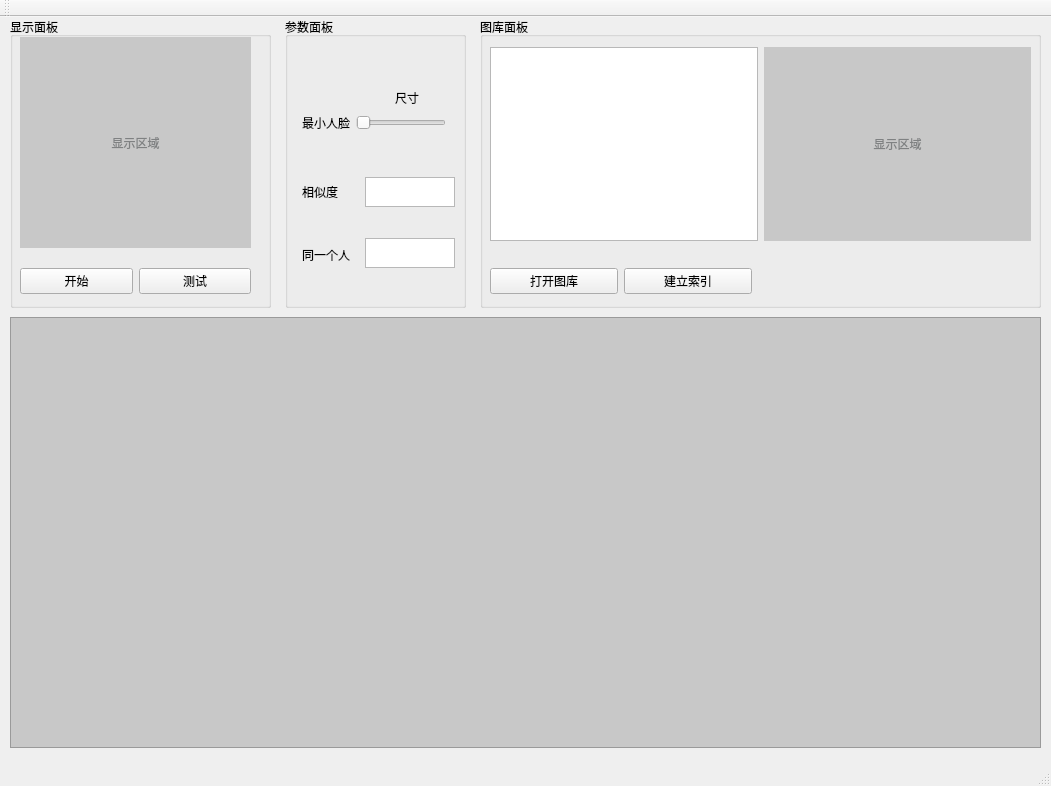
<?xml version="1.0" encoding="UTF-8"?>
<ui version="4.0">
 <class>MainWindow</class>
 <widget class="QMainWindow" name="MainWindow">
  <property name="windowModality">
   <enum>Qt::WindowModal</enum>
  </property>
  <property name="geometry">
   <rect>
    <x>0</x>
    <y>0</y>
    <width>1051</width>
    <height>786</height>
   </rect>
  </property>
  <property name="windowTitle">
   <string>COCSO VISION  </string>
  </property>
  <property name="layoutDirection">
   <enum>Qt::LeftToRight</enum>
  </property>
  <property name="autoFillBackground">
   <bool>false</bool>
  </property>
  <property name="dockOptions">
   <set>QMainWindow::AllowTabbedDocks|QMainWindow::AnimatedDocks</set>
  </property>
  <widget class="QWidget" name="centralwidget">
   <widget class="QGroupBox" name="groupBox_2">
    <property name="geometry">
     <rect>
      <x>480</x>
      <y>0</y>
      <width>561</width>
      <height>291</height>
     </rect>
    </property>
    <property name="title">
     <string>图库面板</string>
    </property>
    <widget class="QWidget" name="layoutWidget">
     <property name="geometry">
      <rect>
       <x>10</x>
       <y>30</y>
       <width>541</width>
       <height>194</height>
      </rect>
     </property>
     <layout class="QHBoxLayout" name="horizontalLayout_3">
      <item>
       <widget class="QListView" name="listView"/>
      </item>
      <item>
       <widget class="QLabel" name="previewImg">
        <property name="sizePolicy">
         <sizepolicy hsizetype="Expanding" vsizetype="Expanding">
          <horstretch>0</horstretch>
          <verstretch>0</verstretch>
         </sizepolicy>
        </property>
        <property name="autoFillBackground">
         <bool>false</bool>
        </property>
        <property name="styleSheet">
         <string notr="true">background-color: rgb(200, 200, 200);
border-color: qradialgradient(spread:pad, cx:0.5, cy:0.5, radius:0.5, fx:0.5, fy:0.5, stop:0 rgba(255, 235, 235, 206), stop:0.35 rgba(255, 188, 188, 80), stop:0.4 rgba(255, 162, 162, 80), stop:0.425 rgba(255, 132, 132, 156), stop:0.44 rgba(252, 128, 128, 80), stop:1 rgba(255, 255, 255, 0));
color: rgba(53, 57, 59, 128);</string>
        </property>
        <property name="text">
         <string>显示区域</string>
        </property>
        <property name="alignment">
         <set>Qt::AlignCenter</set>
        </property>
       </widget>
      </item>
     </layout>
    </widget>
    <widget class="QWidget" name="">
     <property name="geometry">
      <rect>
       <x>10</x>
       <y>240</y>
       <width>262</width>
       <height>48</height>
      </rect>
     </property>
     <layout class="QHBoxLayout" name="horizontalLayout_4">
      <item>
       <widget class="QPushButton" name="calibrateButton">
        <property name="text">
         <string>打开图库</string>
        </property>
        <property name="icon">
         <iconset resource="design.qrc">
          <normaloff>:/icons/calibrate1.png</normaloff>:/icons/calibrate1.png</iconset>
        </property>
        <property name="iconSize">
         <size>
          <width>32</width>
          <height>32</height>
         </size>
        </property>
        <property name="checkable">
         <bool>true</bool>
        </property>
       </widget>
      </item>
      <item>
       <widget class="QPushButton" name="recordButton">
        <property name="text">
         <string>建立索引</string>
        </property>
        <property name="icon">
         <iconset resource="design.qrc">
          <normaloff>:/icons/tracking.png</normaloff>:/icons/tracking.png</iconset>
        </property>
        <property name="iconSize">
         <size>
          <width>32</width>
          <height>32</height>
         </size>
        </property>
        <property name="checkable">
         <bool>true</bool>
        </property>
       </widget>
      </item>
     </layout>
    </widget>
   </widget>
   <widget class="QWidget" name="layoutWidget">
    <property name="geometry">
     <rect>
      <x>0</x>
      <y>0</y>
      <width>2</width>
      <height>2</height>
     </rect>
    </property>
    <layout class="QHBoxLayout" name="horizontalLayout_2"/>
   </widget>
   <widget class="QWidget" name="layoutWidget">
    <property name="geometry">
     <rect>
      <x>0</x>
      <y>0</y>
      <width>2</width>
      <height>2</height>
     </rect>
    </property>
    <layout class="QVBoxLayout" name="verticalLayout"/>
   </widget>
   <widget class="QScrollArea" name="scrlArea">
    <property name="geometry">
     <rect>
      <x>10</x>
      <y>300</y>
      <width>1031</width>
      <height>431</height>
     </rect>
    </property>
    <property name="styleSheet">
     <string notr="true">background-color: rgb(200, 200, 200);
border-color: qradialgradient(spread:pad, cx:0.5, cy:0.5, radius:0.5, fx:0.5, fy:0.5, stop:0 rgba(255, 235, 235, 206), stop:0.35 rgba(255, 188, 188, 80), stop:0.4 rgba(255, 162, 162, 80), stop:0.425 rgba(255, 132, 132, 156), stop:0.44 rgba(252, 128, 128, 80), stop:1 rgba(255, 255, 255, 0));
color: rgba(53, 57, 59, 128);</string>
    </property>
    <property name="widgetResizable">
     <bool>true</bool>
    </property>
    <widget class="QWidget" name="scrollAreaWidgetContents_2">
     <property name="geometry">
      <rect>
       <x>0</x>
       <y>0</y>
       <width>1029</width>
       <height>429</height>
      </rect>
     </property>
    </widget>
   </widget>
   <widget class="QGroupBox" name="groupBox">
    <property name="geometry">
     <rect>
      <x>285</x>
      <y>0</y>
      <width>181</width>
      <height>291</height>
     </rect>
    </property>
    <property name="sizePolicy">
     <sizepolicy hsizetype="Expanding" vsizetype="Expanding">
      <horstretch>0</horstretch>
      <verstretch>0</verstretch>
     </sizepolicy>
    </property>
    <property name="autoFillBackground">
     <bool>false</bool>
    </property>
    <property name="title">
     <string>参数面板</string>
    </property>
    <property name="flat">
     <bool>false</bool>
    </property>
    <property name="checkable">
     <bool>false</bool>
    </property>
    <widget class="QLabel" name="culrrentRadius">
     <property name="geometry">
      <rect>
       <x>110</x>
       <y>70</y>
       <width>31</width>
       <height>21</height>
      </rect>
     </property>
     <property name="text">
      <string>尺寸</string>
     </property>
    </widget>
    <widget class="QWidget" name="layoutWidget">
     <property name="geometry">
      <rect>
       <x>10</x>
       <y>90</y>
       <width>151</width>
       <height>31</height>
      </rect>
     </property>
     <layout class="QHBoxLayout" name="horizontalLayout">
      <item>
       <widget class="QLabel" name="radiusMax">
        <property name="layoutDirection">
         <enum>Qt::LeftToRight</enum>
        </property>
        <property name="text">
         <string>最小人脸</string>
        </property>
        <property name="alignment">
         <set>Qt::AlignLeading|Qt::AlignLeft|Qt::AlignVCenter</set>
        </property>
        <property name="indent">
         <number>7</number>
        </property>
       </widget>
      </item>
      <item>
       <widget class="QSlider" name="rMaxHorizontalSlider">
        <property name="font">
         <font>
          <pointsize>15</pointsize>
         </font>
        </property>
        <property name="toolTipDuration">
         <number>-2</number>
        </property>
        <property name="autoFillBackground">
         <bool>false</bool>
        </property>
        <property name="minimum">
         <number>20</number>
        </property>
        <property name="maximum">
         <number>100</number>
        </property>
        <property name="orientation">
         <enum>Qt::Horizontal</enum>
        </property>
        <property name="invertedAppearance">
         <bool>false</bool>
        </property>
        <property name="invertedControls">
         <bool>false</bool>
        </property>
       </widget>
      </item>
     </layout>
    </widget>
    <widget class="QLabel" name="similarityLabel">
     <property name="geometry">
      <rect>
       <x>10</x>
       <y>165</y>
       <width>46</width>
       <height>19</height>
      </rect>
     </property>
     <property name="layoutDirection">
      <enum>Qt::LeftToRight</enum>
     </property>
     <property name="text">
      <string>相似度</string>
     </property>
     <property name="alignment">
      <set>Qt::AlignLeading|Qt::AlignLeft|Qt::AlignVCenter</set>
     </property>
     <property name="indent">
      <number>7</number>
     </property>
    </widget>
    <widget class="QTextBrowser" name="similaritytextBrowser">
     <property name="geometry">
      <rect>
       <x>80</x>
       <y>160</y>
       <width>90</width>
       <height>30</height>
      </rect>
     </property>
     <property name="verticalScrollBarPolicy">
      <enum>Qt::ScrollBarAlwaysOff</enum>
     </property>
     <property name="horizontalScrollBarPolicy">
      <enum>Qt::ScrollBarAlwaysOff</enum>
     </property>
    </widget>
    <widget class="QLabel" name="sameID">
     <property name="geometry">
      <rect>
       <x>10</x>
       <y>228</y>
       <width>59</width>
       <height>19</height>
      </rect>
     </property>
     <property name="layoutDirection">
      <enum>Qt::LeftToRight</enum>
     </property>
     <property name="text">
      <string>同一个人</string>
     </property>
     <property name="alignment">
      <set>Qt::AlignLeading|Qt::AlignLeft|Qt::AlignVCenter</set>
     </property>
     <property name="indent">
      <number>7</number>
     </property>
    </widget>
    <widget class="QTextBrowser" name="sameIDtextBrowser">
     <property name="geometry">
      <rect>
       <x>80</x>
       <y>221</y>
       <width>90</width>
       <height>30</height>
      </rect>
     </property>
     <property name="verticalScrollBarPolicy">
      <enum>Qt::ScrollBarAlwaysOff</enum>
     </property>
     <property name="horizontalScrollBarPolicy">
      <enum>Qt::ScrollBarAlwaysOff</enum>
     </property>
    </widget>
    <zorder>layoutWidget</zorder>
    <zorder>layoutWidget</zorder>
    <zorder>layoutWidget</zorder>
    <zorder>culrrentRadius</zorder>
   </widget>
   <widget class="QGroupBox" name="recordGroup">
    <property name="enabled">
     <bool>true</bool>
    </property>
    <property name="geometry">
     <rect>
      <x>10</x>
      <y>0</y>
      <width>261</width>
      <height>291</height>
     </rect>
    </property>
    <property name="sizePolicy">
     <sizepolicy hsizetype="Expanding" vsizetype="Expanding">
      <horstretch>0</horstretch>
      <verstretch>0</verstretch>
     </sizepolicy>
    </property>
    <property name="title">
     <string>显示面板</string>
    </property>
    <property name="flat">
     <bool>false</bool>
    </property>
    <widget class="QLabel" name="videoCanvas">
     <property name="geometry">
      <rect>
       <x>10</x>
       <y>20</y>
       <width>231</width>
       <height>211</height>
      </rect>
     </property>
     <property name="sizePolicy">
      <sizepolicy hsizetype="Expanding" vsizetype="Expanding">
       <horstretch>0</horstretch>
       <verstretch>0</verstretch>
      </sizepolicy>
     </property>
     <property name="autoFillBackground">
      <bool>false</bool>
     </property>
     <property name="styleSheet">
      <string notr="true">background-color: rgb(200, 200, 200);
border-color: qradialgradient(spread:pad, cx:0.5, cy:0.5, radius:0.5, fx:0.5, fy:0.5, stop:0 rgba(255, 235, 235, 206), stop:0.35 rgba(255, 188, 188, 80), stop:0.4 rgba(255, 162, 162, 80), stop:0.425 rgba(255, 132, 132, 156), stop:0.44 rgba(252, 128, 128, 80), stop:1 rgba(255, 255, 255, 0));
color: rgba(53, 57, 59, 128);</string>
     </property>
     <property name="text">
      <string>显示区域</string>
     </property>
     <property name="alignment">
      <set>Qt::AlignCenter</set>
     </property>
    </widget>
    <widget class="QWidget" name="">
     <property name="geometry">
      <rect>
       <x>10</x>
       <y>240</y>
       <width>231</width>
       <height>48</height>
      </rect>
     </property>
     <layout class="QGridLayout" name="gridLayout">
      <item row="0" column="0">
       <widget class="QPushButton" name="startButton">
        <property name="text">
         <string>开始</string>
        </property>
        <property name="icon">
         <iconset resource="design.qrc">
          <normaloff>:/icons/eye.png</normaloff>:/icons/eye.png</iconset>
        </property>
        <property name="iconSize">
         <size>
          <width>32</width>
          <height>32</height>
         </size>
        </property>
        <property name="checkable">
         <bool>true</bool>
        </property>
       </widget>
      </item>
      <item row="0" column="1">
       <widget class="QPushButton" name="testButton">
        <property name="text">
         <string>测试</string>
        </property>
        <property name="icon">
         <iconset resource="design.qrc">
          <normaloff>:/icons/video.png</normaloff>:/icons/video.png</iconset>
        </property>
        <property name="iconSize">
         <size>
          <width>32</width>
          <height>32</height>
         </size>
        </property>
        <property name="checkable">
         <bool>true</bool>
        </property>
       </widget>
      </item>
     </layout>
    </widget>
    <zorder>layoutWidget</zorder>
    <zorder>testButton</zorder>
   </widget>
   <zorder>layoutWidget</zorder>
   <zorder>layoutWidget</zorder>
   <zorder>layoutWidget</zorder>
   <zorder>groupBox_2</zorder>
   <zorder>scrlArea</zorder>
   <zorder>groupBox</zorder>
  </widget>
  <widget class="QStatusBar" name="statusBar"/>
  <widget class="QToolBar" name="toolBar">
   <property name="windowTitle">
    <string>toolBar</string>
   </property>
   <attribute name="toolBarArea">
    <enum>TopToolBarArea</enum>
   </attribute>
   <attribute name="toolBarBreak">
    <bool>false</bool>
   </attribute>
  </widget>
  <widget class="QMenuBar" name="pMenuBar">
   <property name="geometry">
    <rect>
     <x>0</x>
     <y>0</y>
     <width>1051</width>
     <height>22</height>
    </rect>
   </property>
  </widget>
 </widget>
 <resources>
  <include location="design.qrc"/>
 </resources>
 <connections/>
</ui>
